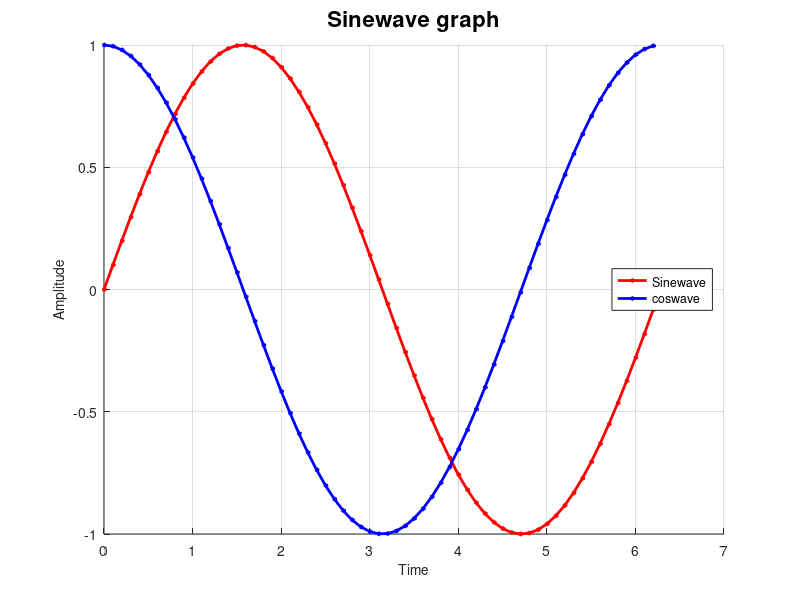

The MATLAB source for this figure:
t=0:0.1:2*pi;
a=sin(t);
b=cos(t);
hold on
plot(t,a, 'r<-', 'MarkerSize', 2, 'LineWidth', 2)
plot(t,b, 'b<-', 'MarkerSize', 2, 'LineWidth', 2)
grid on
xlabel('Time', 'FontSize',10)
ylabel('Amplitude', 'FontSize',10)
title('Sinewave graph', 'FontSize',16)
legend('Sinewave','coswave','Location','East')
